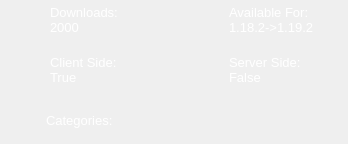
                     <widget class="QWidget" name="scrollAreaWidgetContents_10">
                      <property name="geometry">
                       <rect>
                        <x>0</x>
                        <y>0</y>
                        <width>348</width>
                        <height>144</height>
                       </rect>
                      </property>
                      <property name="styleSheet">
                       <string notr="true"/>
                      </property>
                      <layout class="QGridLayout" name="gridLayout_26">
                       <property name="leftMargin">
                        <number>0</number>
                       </property>
                       <property name="topMargin">
                        <number>0</number>
                       </property>
                       <property name="rightMargin">
                        <number>0</number>
                       </property>
                       <property name="bottomMargin">
                        <number>0</number>
                       </property>
                       <property name="spacing">
                        <number>10</number>
                       </property>
                       <item row="0" column="0" alignment="Qt::AlignTop">
                        <widget class="QFrame" name="frame_101">
                         <property name="styleSheet">
                          <string notr="true">border:none;
color:white;</string>
                         </property>
                         <property name="frameShape">
                          <enum>QFrame::StyledPanel</enum>
                         </property>
                         <property name="frameShadow">
                          <enum>QFrame::Raised</enum>
                         </property>
                         <layout class="QGridLayout" name="gridLayout_27">
                          <property name="leftMargin">
                           <number>0</number>
                          </property>
                          <property name="topMargin">
                           <number>0</number>
                          </property>
                          <property name="rightMargin">
                           <number>0</number>
                          </property>
                          <property name="bottomMargin">
                           <number>0</number>
                          </property>
                          <property name="spacing">
                           <number>10</number>
                          </property>
                          <item row="0" column="0">
                           <widget class="QFrame" name="frame_102">
                            <property name="frameShape">
                             <enum>QFrame::StyledPanel</enum>
                            </property>
                            <property name="frameShadow">
                             <enum>QFrame::Raised</enum>
                            </property>
                            <layout class="QGridLayout" name="gridLayout_28">
                             <property name="leftMargin">
                              <number>0</number>
                             </property>
                             <property name="topMargin">
                              <number>0</number>
                             </property>
                             <property name="rightMargin">
                              <number>0</number>
                             </property>
                             <property name="bottomMargin">
                              <number>0</number>
                             </property>
                             <property name="spacing">
                              <number>10</number>
                             </property>
                             <item row="1" column="0">
                              <widget class="QLabel" name="label_51">
                               <property name="minimumSize">
                                <size>
                                 <width>40</width>
                                 <height>40</height>
                                </size>
                               </property>
                               <property name="maximumSize">
                                <size>
                                 <width>40</width>
                                 <height>40</height>
                                </size>
                               </property>
                               <property name="styleSheet">
                                <string notr="true"/>
                               </property>
                               <property name="text">
                                <string/>
                               </property>
                               <property name="pixmap">
                                <pixmap resource="../qtrf.qrc">:/filter-icons/assets/filter-icons/monitor.svg</pixmap>
                               </property>
                               <property name="scaledContents">
                                <bool>true</bool>
                               </property>
                              </widget>
                             </item>
                             <item row="1" column="1">
                              <widget class="QLabel" name="modClient">
                               <property name="styleSheet">
                                <string notr="true">font:10pt;</string>
                               </property>
                               <property name="text">
                                <string>Client Side:
True</string>
                               </property>
                               <property name="alignment">
                                <set>Qt::AlignLeading|Qt::AlignLeft|Qt::AlignVCenter</set>
                               </property>
                               <property name="wordWrap">
                                <bool>true</bool>
                               </property>
                              </widget>
                             </item>
                             <item row="0" column="1">
                              <widget class="QLabel" name="modDownloads">
                               <property name="styleSheet">
                                <string notr="true">font:10pt;</string>
                               </property>
                               <property name="text">
                                <string>Downloads:
2000</string>
                               </property>
                               <property name="alignment">
                                <set>Qt::AlignLeading|Qt::AlignLeft|Qt::AlignVCenter</set>
                               </property>
                               <property name="wordWrap">
                                <bool>true</bool>
                               </property>
                              </widget>
                             </item>
                             <item row="0" column="0">
                              <widget class="QLabel" name="label_52">
                               <property name="minimumSize">
                                <size>
                                 <width>40</width>
                                 <height>40</height>
                                </size>
                               </property>
                               <property name="maximumSize">
                                <size>
                                 <width>40</width>
                                 <height>40</height>
                                </size>
                               </property>
                               <property name="styleSheet">
                                <string notr="true"/>
                               </property>
                               <property name="text">
                                <string/>
                               </property>
                               <property name="pixmap">
                                <pixmap resource="../qtrf.qrc">:/filter-icons/assets/filter-icons/download.svg</pixmap>
                               </property>
                               <property name="scaledContents">
                                <bool>true</bool>
                               </property>
                              </widget>
                             </item>
                            </layout>
                           </widget>
                          </item>
                          <item row="0" column="1">
                           <widget class="QFrame" name="frame_103">
                            <property name="frameShape">
                             <enum>QFrame::StyledPanel</enum>
                            </property>
                            <property name="frameShadow">
                             <enum>QFrame::Raised</enum>
                            </property>
                            <layout class="QGridLayout" name="gridLayout_29">
                             <property name="leftMargin">
                              <number>0</number>
                             </property>
                             <property name="topMargin">
                              <number>0</number>
                             </property>
                             <property name="rightMargin">
                              <number>0</number>
                             </property>
                             <property name="bottomMargin">
                              <number>0</number>
                             </property>
                             <property name="spacing">
                              <number>10</number>
                             </property>
                             <item row="0" column="0">
                              <widget class="QLabel" name="label_53">
                               <property name="minimumSize">
                                <size>
                                 <width>40</width>
                                 <height>40</height>
                                </size>
                               </property>
                               <property name="maximumSize">
                                <size>
                                 <width>40</width>
                                 <height>40</height>
                                </size>
                               </property>
                               <property name="styleSheet">
                                <string notr="true"/>
                               </property>
                               <property name="text">
                                <string/>
                               </property>
                               <property name="pixmap">
                                <pixmap resource="../qtrf.qrc">:/filter-icons/assets/filter-icons/game-mechanic.svg</pixmap>
                               </property>
                               <property name="scaledContents">
                                <bool>true</bool>
                               </property>
                              </widget>
                             </item>
                             <item row="0" column="1">
                              <widget class="QLabel" name="modAvailable">
                               <property name="styleSheet">
                                <string notr="true">font:10pt;</string>
                               </property>
                               <property name="text">
                                <string>Available For:
1.18.2-&gt;1.19.2</string>
                               </property>
                               <property name="alignment">
                                <set>Qt::AlignLeading|Qt::AlignLeft|Qt::AlignVCenter</set>
                               </property>
                               <property name="wordWrap">
                                <bool>true</bool>
                               </property>
                              </widget>
                             </item>
                             <item row="1" column="0">
                              <widget class="QLabel" name="label_54">
                               <property name="minimumSize">
                                <size>
                                 <width>40</width>
                                 <height>40</height>
                                </size>
                               </property>
                               <property name="maximumSize">
                                <size>
                                 <width>40</width>
                                 <height>40</height>
                                </size>
                               </property>
                               <property name="styleSheet">
                                <string notr="true"/>
                               </property>
                               <property name="text">
                                <string/>
                               </property>
                               <property name="pixmap">
                                <pixmap resource="../qtrf.qrc">:/filter-icons/assets/filter-icons/hard-drive.svg</pixmap>
                               </property>
                               <property name="scaledContents">
                                <bool>true</bool>
                               </property>
                              </widget>
                             </item>
                             <item row="1" column="1">
                              <widget class="QLabel" name="modServer">
                               <property name="styleSheet">
                                <string notr="true">font:10pt;</string>
                               </property>
                               <property name="text">
                                <string>Server Side:
False</string>
                               </property>
                               <property name="alignment">
                                <set>Qt::AlignLeading|Qt::AlignLeft|Qt::AlignVCenter</set>
                               </property>
                               <property name="wordWrap">
                                <bool>true</bool>
                               </property>
                              </widget>
                             </item>
                            </layout>
                           </widget>
                          </item>
                          <item row="1" column="0" colspan="2">
                           <widget class="QFrame" name="frame_104">
                            <property name="styleSheet">
                             <string notr="true">border:none;
color:white;</string>
                            </property>
                            <property name="frameShape">
                             <enum>QFrame::StyledPanel</enum>
                            </property>
                            <property name="frameShadow">
                             <enum>QFrame::Raised</enum>
                            </property>
                            <layout class="QHBoxLayout" name="horizontalLayout_60">
                             <property name="leftMargin">
                              <number>0</number>
                             </property>
                             <property name="topMargin">
                              <number>0</number>
                             </property>
                             <property name="rightMargin">
                              <number>0</number>
                             </property>
                             <property name="bottomMargin">
                              <number>0</number>
                             </property>
                             <item>
                              <widget class="QLabel" name="label_55">
                               <property name="minimumSize">
                                <size>
                                 <width>40</width>
                                 <height>40</height>
                                </size>
                               </property>
                               <property name="maximumSize">
                                <size>
                                 <width>40</width>
                                 <height>40</height>
                                </size>
                               </property>
                               <property name="styleSheet">
                                <string notr="true"/>
                               </property>
                               <property name="text">
                                <string/>
                               </property>
                               <property name="pixmap">
                                <pixmap resource="../qtrf.qrc">:/filter-icons/assets/filter-icons/compass.svg</pixmap>
                               </property>
                               <property name="scaledContents">
                                <bool>true</bool>
                               </property>
                              </widget>
                             </item>
                             <item>
                              <widget class="QLabel" name="modCate">
                               <property name="styleSheet">
                                <string notr="true">font:10pt;</string>
                               </property>
                               <property name="text">
                                <string>Categories:</string>
                               </property>
                               <property name="alignment">
                                <set>Qt::AlignLeading|Qt::AlignLeft|Qt::AlignVCenter</set>
                               </property>
                               <property name="wordWrap">
                                <bool>true</bool>
                               </property>
                              </widget>
                             </item>
                            </layout>
                           </widget>
                          </item>
                         </layout>
                        </widget>
                       </item>
                      </layout>
                     </widget>
